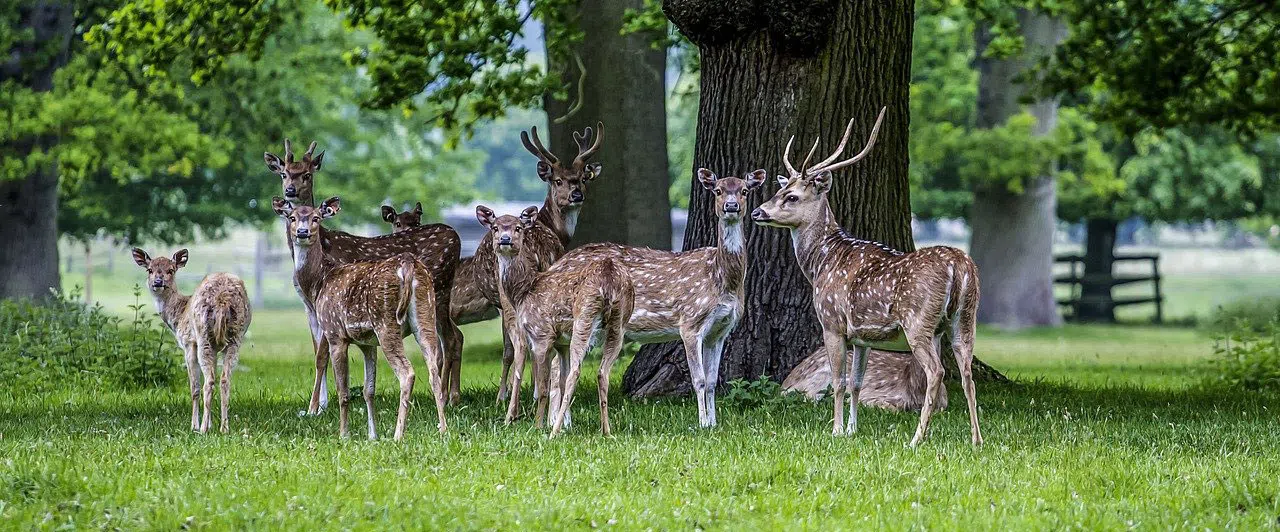
#> input picture Siddhima_241017/Week_2_assignment/image.jpg, 1280 x 532 px, found by its file name
$ jupyter execute siddhima24_assignment2.ipynb   (text cells are left out)
#> lines starting #> are read from the running program, lines starting #| are printed output that depends on the picture; after the words box and inside, x2 and y2 are one past the last pixel; in counts of white or black regions, pixels touching at a corner belong together
[cell 1]
import os
import time
import cv2 as cv
image=cv.imread('/descon/image.jpg')
#> image is the input picture: shape (532, 1280, 3); mean B, G, R 74.9, 114.2, 95.1
gray=cv.cvtColor(image,cv.COLOR_BGR2GRAY)
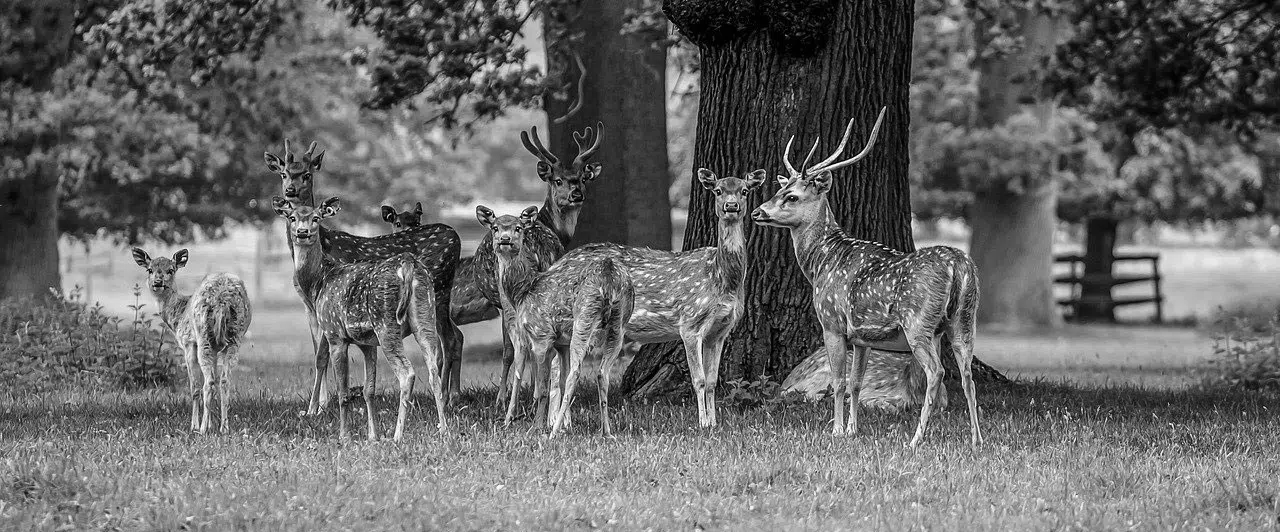
#> gray: shape (532, 1280); min 0, max 255, mean 104
cv.imwrite('output_gray.jpg',gray)
#> Out = True
# [4 lines of commented-out code are left out]

[cell 2]
video=cv.VideoCapture(0)
# success,frame1=video.read()
# print(success)
start_time=time.time()#to capture video for a specified period of time, the time module is used
count=0
while video.isOpened():
    success,frame=video.read()
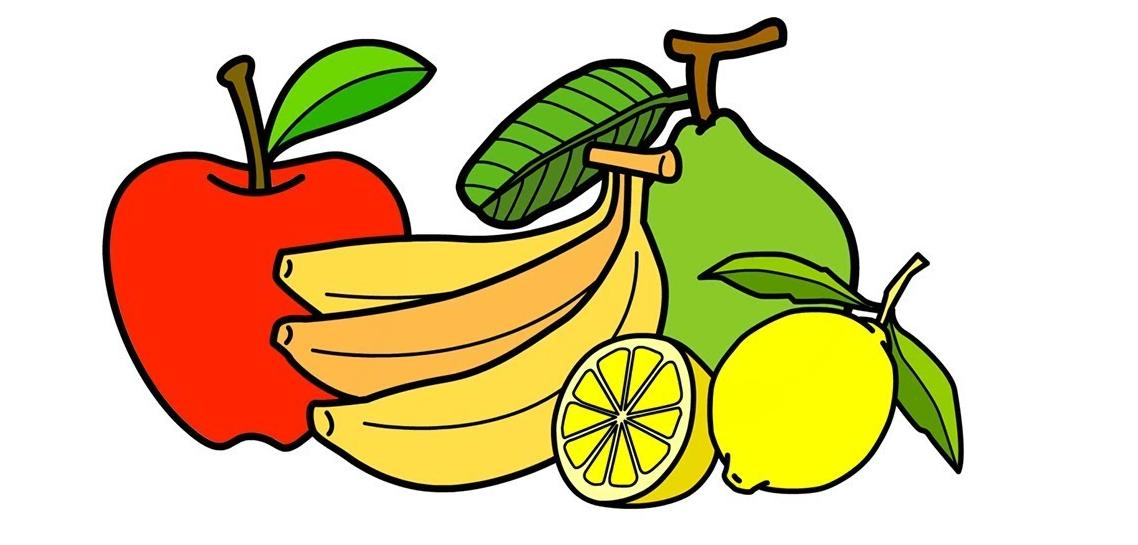
#> input picture Shambhavi_240958/Week_2_Assignment/image.jpg, 1138 x 545 px, given in place of the camera
#> frame is the input picture: shape (545, 1138, 3); mean B, G, R 157.2, 201.6, 217.7
    if not success:
        print("End of video or error reading .")
        break
    cv.imshow('Video',frame)
    os.makedirs('frames',exist_ok=True)
    count+=1
    if count%30==0 :
        frame_path=os.path.join('frames',f'frame{count}.jpg')
        cv.imwrite(frame_path,frame)
    elapsed_time=time.time()-start_time
    if elapsed_time>10:
        print("10 seconds elapsed, ending capture...")
        break
    if cv.waitKey(1)&0xFF==ord('q'):
#> (key q is pressed here)
        print("Ending Capture due to user input")
        break
video.release()
cv.destroyAllWindows()

[cell 3]
def rotate(img,angle,rotPoint=None):
#> called with angle = -90
    (height,width)=img.shape[:2]
#> height = 532; width = 1280
    if rotPoint is None:
        rotPoint=(width//2,height//2)
#> rotPoint = (640, 266)

    rotMat=cv.getRotationMatrix2D(rotPoint,angle,1.0)
    dimensions=(width,height)
#> dimensions = (1280, 532)

    return cv.warpAffine(img,rotMat,dimensions)
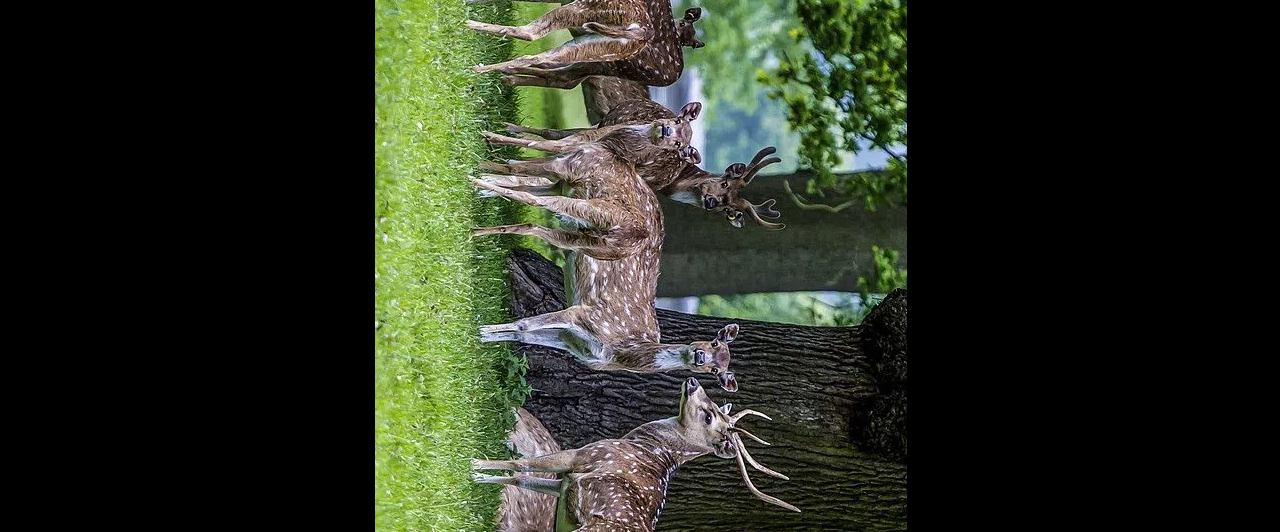
#> returned value: shape (532, 1280, 3); mean of channels 0, 1, 2 32, 44, 39.3; drawn as B, G, R
rotated=rotate(image,-90)
# cv.imshow('Rotated',rotated)
# cv.waitKey(0)
cv.imwrite('rotated_image.jpg',rotated)
cropped=image[((image.shape[0]//2)-100):((image.shape[0]//2)+100),((image.shape[1]//2)-100):((image.shape[1]//2)+100)]
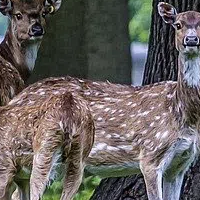
#> cropped: shape (200, 200, 3); mean B, G, R 94, 96.3, 101.9
# print(cropped.shape[:2])
# cv.imshow('Cropped',cropped)
# cv.waitKey(0) & 0xFF==ord('j')
cv.imwrite('cropped_image.jpg',cropped)
#> Out = True

[cell 4]
#to rescale the frames in case the frame size of video is large
def rescale(frame,scale=0.25):
#> called with scale = 0.25
    width=int(frame.shape[1]*scale)
#> width = 284
    height=int(frame.shape[0]*scale)
#> height = 136
    dimensions=(width,height)
#> dimensions = (284, 136)
    return cv.resize(frame,dimensions,interpolation=cv.INTER_AREA)
#> returned value: shape (136, 284, 3)

[cell 5]
import numpy as np
video=cv.VideoCapture(0)
# success,frame1=video.read()
# print(success)
start=time.time()
while video.isOpened():
    success,frame1=video.read()
    if not success:
        print("End of video or error capturing")
        break
    frame=rescale(frame1)
    gray=cv.cvtColor(frame,cv.COLOR_BGR2GRAY)
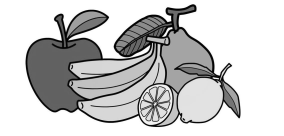
#> gray: shape (136, 284); min 1, max 255, mean 201.3
    canny=cv.Canny(gray,125,175)
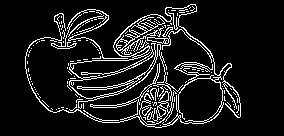
#> canny: shape (136, 284); 10.6% white in thin lines or dots, all inside (x1, y1, x2, y2) = (25, 4, 241, 128)
    canny_col=cv.cvtColor(canny,cv.COLOR_GRAY2BGR)
    combination=np.hstack((frame,canny_col))
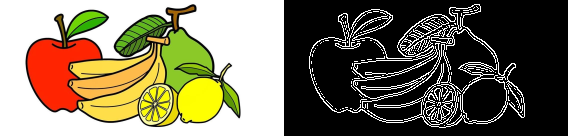
#> combination: shape (136, 568, 3); mean B, G, R 92.1, 114.3, 122.3
    cv.imshow('Combined_image',combination)
    elapsed_time=time.time()-start
    if elapsed_time>10:
        print("10 seconds elapsed, ending capture...")
        break
    if cv.waitKey(20)&0xFF==ord('q'):
#> (key q is pressed here)
        print("Ending Capture due to user input")
        break
video.release()
cv.destroyAllWindows()

[cell 6]
blur=cv.GaussianBlur(image,(5,5),cv.BORDER_DEFAULT)
cv.imwrite('gaussian_blur.jpg',blur)
#> Out = True

[cell 7]
imag=image.copy()
#imag=np.zeros((500,500,3),dtype='uint8')
cv.circle(imag,(imag.shape[1]//2,imag.shape[0]//2),50,(255,0,0),thickness=-1)
cv.rectangle(imag,((imag.shape[1]-100),(imag.shape[0]-50)),(imag.shape[1],imag.shape[0]),(0,255,0),thickness=-1)
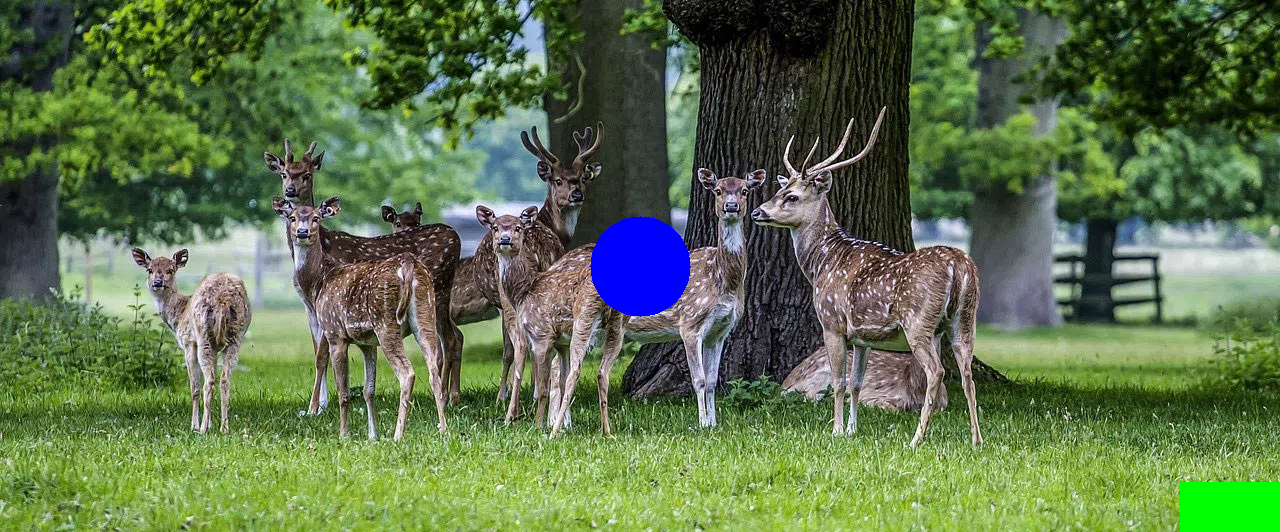
#> imag: shape (532, 1280, 3); mean B, G, R 76.1, 113.7, 92.8
cv.imwrite('shapes_drawn.jpg',imag)
#> Out = True

[cell 8]
hsv=cv.cvtColor(image,cv.COLOR_BGR2HSV)
#> hsv: shape (532, 1280, 3); mean H, S, V 55.6, 107.2, 117.6
cv.imwrite('hsv_image.jpg',hsv)
#> Out = True

[cell 9]
colorful=image.copy()
blue,green,red=cv.split(colorful)
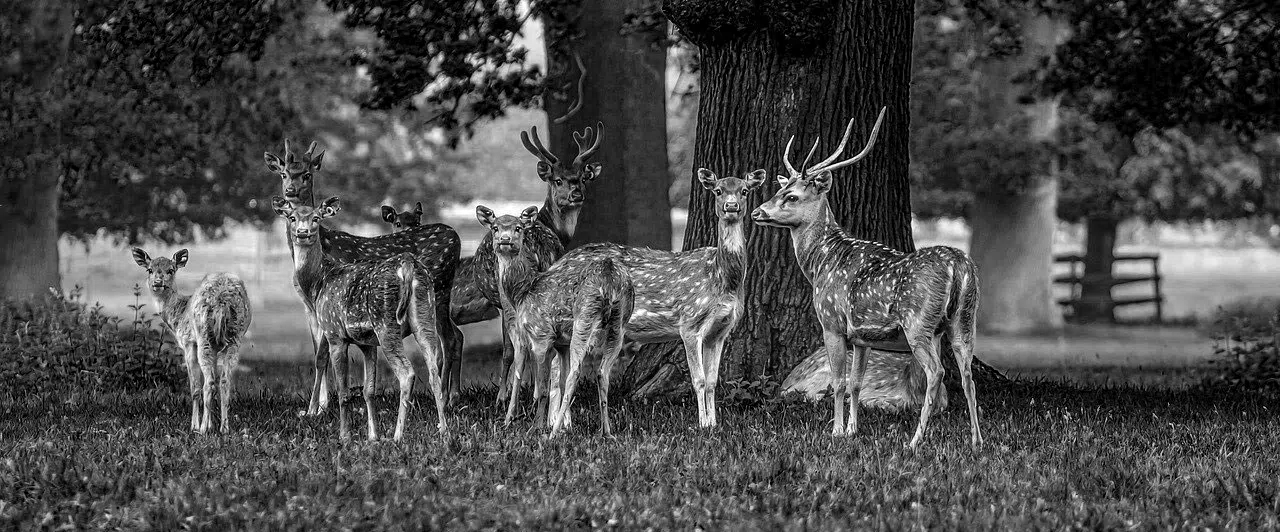
#> blue: shape (532, 1280); min 0, max 255, mean 74.9
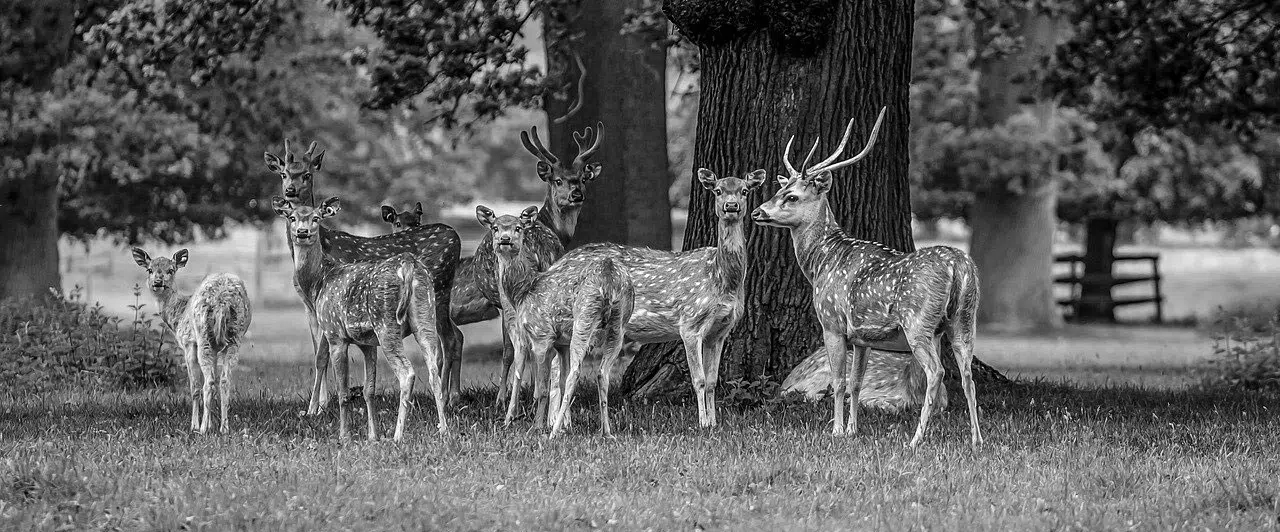
#> red: shape (532, 1280); min 0, max 255, mean 95.1
cv.imwrite('blue.jpg',blue)
cv.imwrite('green.jpg',green)
cv.imwrite('red.jpg',red)
#> Out = True
